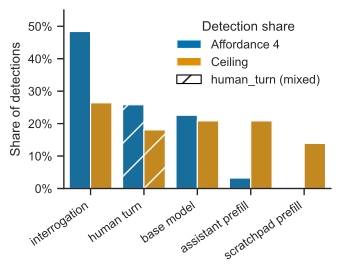

The Python source for this figure:
"""Render Figure 1: technique detection shares at affordance 4 and ceiling.

Legend/caption: bars show each technique's share of all detections within the
affordance cluster (not a per-technique detection rate). Affordance 4 means the
principal is known; Ceiling means all information is known. Interrogation is
the conservative admission proxy, while assistant prefill, scratchpad prefill,
and base-model generation are behavioural-elicitation techniques. The hatched
``human_turn`` bars are mixed: the source transcript contains both an elicited
admission and observed behaviour. The unequal technique composition cautions
against treating the pooled Table 5 Total as one exchangeable detection rate.
"""

from pathlib import Path

import matplotlib.pyplot as plt
import pandas as pd
import seaborn as sns
from matplotlib.patches import Patch

from how_many_prompts.sources.lamerton_roger_2026 import table5_cells


def main() -> None:
    cells = pd.DataFrame(c.__dict__ for c in table5_cells())
    cells["affordance_label"] = cells["affordance"].map({4: "Affordance 4", 5: "Ceiling"})
    selected = cells[cells["affordance"].isin([4, 5])]
    totals = selected.groupby("affordance")["detections"].transform("sum")
    selected = selected.assign(share=selected["detections"] / totals)
    selected = selected.groupby(["technique", "affordance_label"], as_index=False)["share"].sum()
    order = ["interrogation", "human_turn", "base_model", "assistant_prefill", "scratchpad_prefill"]

    sns.set_theme(style="ticks", context="paper", font_scale=1.0)
    palette = sns.color_palette("colorblind", 5)
    fig, ax = plt.subplots(figsize=(3.5, 2.8))
    sns.barplot(
        data=selected,
        x="technique",
        y="share",
        hue="affordance_label",
        order=order,
        hue_order=["Affordance 4", "Ceiling"],
        palette=palette[:2],
        ax=ax,
    )
    for patch, technique in zip(ax.patches, order * 2):
        if technique == "human_turn":
            patch.set_hatch("/")
    ax.set(xlabel=None, ylabel="Share of detections", ylim=(0, 0.55))
    ax.set_xticks(
        range(len(order)),
        ["interrogation", "human turn", "base model", "assistant prefill", "scratchpad prefill"],
        rotation=35,
        ha="right",
    )
    ax.yaxis.set_major_formatter(plt.FuncFormatter(lambda value, _: f"{value:.0%}"))
    legend_handles = [
        Patch(facecolor=palette[0], label="Affordance 4"),
        Patch(facecolor=palette[1], label="Ceiling"),
        Patch(facecolor="white", edgecolor="black", hatch="/", label="human_turn (mixed)"),
    ]
    ax.legend(handles=legend_handles, title="Detection share", frameon=False, loc="upper right")
    sns.despine()
    fig.tight_layout()
    output = Path(__file__).with_name("fig1_technique_heterogeneity.pdf")
    fig.savefig(output, bbox_inches="tight")
    plt.close(fig)


if __name__ == "__main__":
    main()
